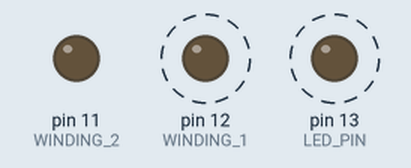
This sketch was run on a simulated Arduino Uno, built with avr-gcc and run on an emulated ATmega328P. Shown: output pins drawn as LEDs (lit = HIGH). Dashed ring = blinking. Sleep ends after the set time or at an interrupt; what the sketch prints to the serial monitor is not drawn.

Above: at 0.4 s.
Timing chart, 0 to 4.2 s (numbered marks = the images above):
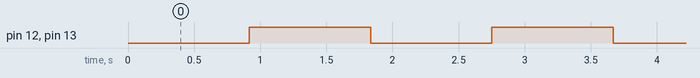

The sketch:

led_blink_UART.ino
```cpp
#include <avr/io.h>
#include <avr/interrupt.h>
#include <avr/sleep.h>
#include <avr/power.h>

#define F_CPU 16000000
#define ARDUINO 10805

#define UBRR_VALUE ((F_CPU / (16UL * 9600)) - 1)
#define LED_PIN PB5
#define WINDING_0 PB5
#define WINDING_1 PB4
#define WINDING_2 PB3
#define ALL_Windings (1 << WINDING_0) | (1 << WINDING_1) | (1 << WINDING_2)
#define ROTATION_0 (1 << WINDING_0) | (1 << WINDING_1)
#define ROTATION_1 (1 << WINDING_1) | (1 << WINDING_2)
#define ROTATION_2 (1 << WINDING_0) | (1 << WINDING_2)

uint8_t prescaler = 56;

uint8_t my_values[3] = {ROTATION_0, ROTATION_1, ROTATION_2};

uint8_t ticks = 0;
uint8_t index = 0;

void setupTimer0() {
  TCCR0A  = (1 << WGM01);               // CTC mode
  TCCR0B = (1 << CS02) | (1 << CS00);  // Prescaler = 1024
  OCR0A = 255;                         // Compare match value
  TIMSK0 = (1 << OCIE0A);              // Enable Timer1 compare match interrupt A
}

ISR(TIMER0_COMPA_vect) {
  ticks++;
  if (ticks >= prescaler) {                     // ~1 second
    // PORTB ^= (1 << LED_PIN);             // Toggle LED
    PORTB ^= my_values[index];
    ticks = 0;
  }
}

void USART_init(void) {
  // Set baud rate
  UBRR0H = (uint8_t)(UBRR_VALUE >> 8);
  UBRR0L = (uint8_t)(UBRR_VALUE);

  // Enable receiver and transmitter and interupt on RX and empty TX buffer
  UCSR0B = (1 << RXEN0);
  UCSR0B |= (1 << TXEN0);
  UCSR0B |= (1 << UDRIE0);
  UCSR0B |= (1 << RXCIE0);

  // Set frame format: 8 data bits, 1 stop bit, no parity
  UCSR0C = (1 << UCSZ01) | (1 << UCSZ00);
}

ISR(USART_RX_vect) {
  UCSR0B |= (1 << UDRIE0);
  prescaler = UDR0;
}

ISR(USART_UDRE_vect) {
  UCSR0B &= ~(1 << UDRIE0);
  UDR0 = prescaler;
}

int main(void) {
  cli();

  // Set LED pin as output
  // DDRB |= (1 << LED_PIN);
  DDRB |= ALL_Windings;

  // Disable unused peripherals
  power_adc_disable();
  power_spi_disable();
  power_timer1_disable();
  power_twi_disable();

  // Enable Timer0 only
  power_timer0_enable();

  setupTimer0();
  USART_init();

  sei();

  while (1) {
    //idel
    sleep_mode();
    // uint8_t byte = USART_receive();  // Block until byte is received
    // prescaler = byte;
    // USART_transmit(byte);           // Echo back
  }
}
```

Measured:
- by itself, pin 12 (WINDING_1), pin 13 (LED_PIN): alternates HIGH for 0.92 s and LOW for 0.92 s
